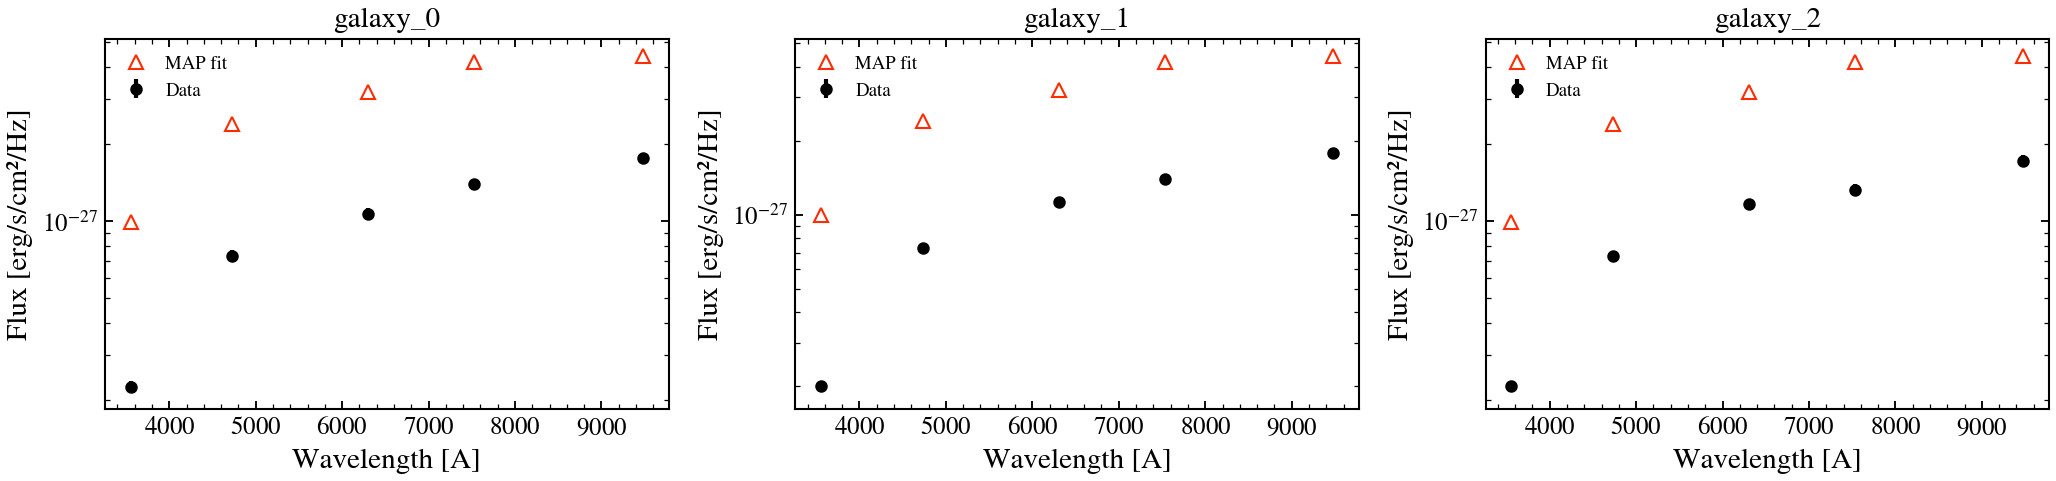

Recreate this plot in Python.
"""
Load and Fit Real CSV Photometry
================================

How do I load photometric data from a CSV file and fit it? This recipe
demonstrates loading a table of measured fluxes and uncertainties,
building observations per galaxy, and running a MAP fit on each.

.. sphx-glr-precomputed-img:

.. image:: images/sphx_glr_plot_recipe_load_real_csv_001.png
   :alt: plot_recipe_load_real_csv
   :class: sphx-glr-single-img

"""

import jax
import jax.numpy as jnp
import matplotlib.pyplot as plt
import numpy as np

from tengri import (
    Fitter,
    Fixed,
    Observation,
    Parameters,
    Photometry,
    SEDModel,
    Uniform,
    load_ssp,
)
from tengri.analysis.plotting import setup_style

setup_style()


ssp = load_ssp()

# --- Generate mock CSV with 5 SDSS bands x 3 galaxies ---
# In practice, load your own CSV via np.genfromtxt() or pd.read_csv()
bands = ["sdss_u", "sdss_g", "sdss_r", "sdss_i", "sdss_z"]
obs_config = Observation(photometry=Photometry.from_names(bands))
spec_template = Parameters(
    sfh_tsnorm_log_peak_sfr=Fixed(0.5),
    sfh_tsnorm_peak_lbt_gyr=Fixed(3.0),
    sfh_tsnorm_width_gyr=Fixed(2.0),
    sfh_tsnorm_skew=Fixed(0.0),
    sfh_tsnorm_trunc=Fixed(5.0),
    met_logzsol=Fixed(-0.3),
    dust_tau_diff=Fixed(0.3),
    dust_slope=Fixed(-0.7),
    redshift=Fixed(0.1),
    mean_sfh_type="tsnorm",
)
model_template = SEDModel(spec_template, ssp, observation=obs_config)

# Mock 3 galaxies with different parameters
key = jax.random.PRNGKey(42)
galaxy_data = []
for gal_id in range(3):
    params = spec_template.sample(jax.random.fold_in(key, gal_id))
    mock = model_template.mock(params, snr=20.0, key=jax.random.fold_in(key, 100 + gal_id))
    galaxy_data.append(
        {
            "name": f"galaxy_{gal_id}",
            "redshift": 0.1,
            "flux": np.array(mock.flux_obs),
            "error": np.array(mock.noise),
        }
    )

# --- Fit each galaxy ---
fig, axes = plt.subplots(1, 3, figsize=(14, 3.5))

for gal_idx, gal in enumerate(galaxy_data):
    # Build free model: redshift fixed to measured, others free
    spec = Parameters(
        sfh_tsnorm_log_peak_sfr=Uniform(-1.0, 2.5),
        sfh_tsnorm_peak_lbt_gyr=Uniform(0.5, 12.0),
        sfh_tsnorm_width_gyr=Uniform(0.3, 5.0),
        sfh_tsnorm_skew=Uniform(-3.0, 3.0),
        sfh_tsnorm_trunc=Uniform(1.0, 10.0),
        met_logzsol=Uniform(-2.0, 0.2),
        dust_tau_diff=Uniform(0.0, 1.5),
        dust_slope=Fixed(-0.7),
        redshift=Fixed(gal["redshift"]),
        mean_sfh_type="tsnorm",
    )
    model = SEDModel(spec, ssp, observation=obs_config)

    # MAP fit
    fitter = Fitter(model, data=gal["flux"], noise=gal["error"])
    posterior = fitter.run("map", optimizer="adam", n_steps=200, verbose=False)

    # Plot
    wave_eff = np.array([float(jnp.mean(w)) for w in obs_config.photometry.filter_waves])
    pred = np.array(model.predict_photometry(posterior.params))

    axes[gal_idx].errorbar(
        wave_eff,
        gal["flux"],
        yerr=gal["error"],
        fmt="o",
        color="k",
        ms=5,
        label="Data",
    )
    axes[gal_idx].plot(wave_eff, pred, "^", color="C3", ms=7, mfc="none", label="MAP fit", lw=2.0)
    axes[gal_idx].set_xlabel("Wavelength [A]")
    axes[gal_idx].set_ylabel("Flux [erg/s/cm²/Hz]")
    axes[gal_idx].set_title(gal["name"])
    axes[gal_idx].legend(frameon=False, fontsize=9)
    axes[gal_idx].set_yscale("log")

fig.tight_layout()
plt.savefig("plot_recipe_load_real_csv.png", dpi=150, bbox_inches="tight")
plt.show()
